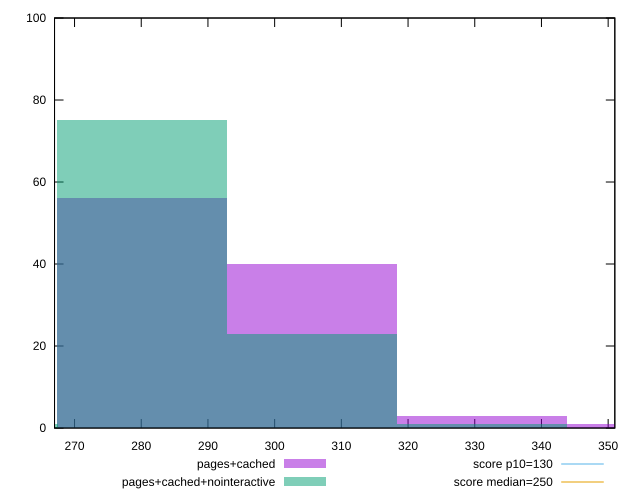

Recreate this plot in gnuplot.
reset

$pagesCached <<EOF
280.18061836503705 56
305.65158367094955 40
331.122548976862 3
356.59351428277444 1
EOF

$pagesCachedNointeractive <<EOF
305.65158367094955 23
280.18061836503705 75
331.122548976862 1
254.7096530591246 1
EOF

set key outside below
set boxwidth 25.47096530591246
set xrange [267:350.9999999999982]
set yrange [0:100]
set trange [0:100]
set style fill transparent solid 0.5 noborder

set parametric
set terminal svg size 640, 500 enhanced background rgb 'white'
set output "reprap/max-potential-fid/comparison/histogram/2_vs_3.svg"

plot $pagesCached title "pages+cached" with boxes, \
     $pagesCachedNointeractive title "pages+cached+nointeractive" with boxes, \
     130,t title "score p10=130", \
     250,t title "score median=250"

reset
